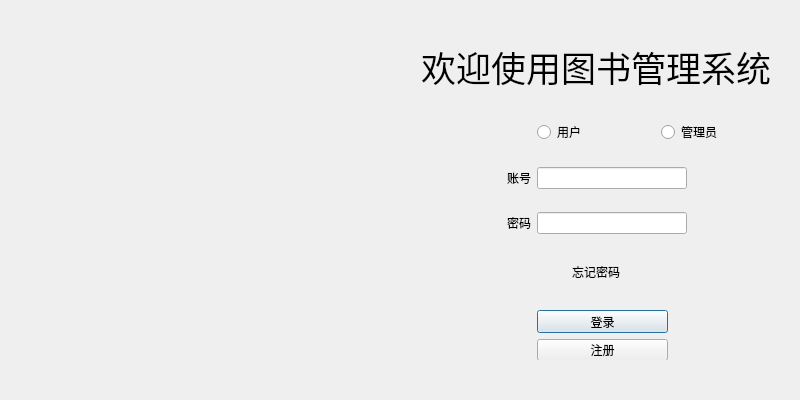
<?xml version="1.0" encoding="UTF-8"?>
<ui version="4.0">
 <class>Dlg_Welcome</class>
 <widget class="QDialog" name="Dlg_Welcome">
  <property name="geometry">
   <rect>
    <x>0</x>
    <y>0</y>
    <width>800</width>
    <height>400</height>
   </rect>
  </property>
  <property name="windowTitle">
   <string>Dialog</string>
  </property>
  <property name="sizeGripEnabled">
   <bool>false</bool>
  </property>
  <layout class="QGridLayout" name="gridLayout_2">
   <item row="0" column="1" rowspan="3">
    <widget class="QWidget" name="widget" native="true">
     <layout class="QGridLayout" name="gridLayout">
      <item row="1" column="1">
       <widget class="QRadioButton" name="rdbtnUser">
        <property name="text">
         <string>用户</string>
        </property>
       </widget>
      </item>
      <item row="1" column="2">
       <widget class="QRadioButton" name="rdbtnAdmin">
        <property name="text">
         <string>管理员</string>
        </property>
       </widget>
      </item>
      <item row="2" column="0">
       <widget class="QLabel" name="label_2">
        <property name="text">
         <string>账号</string>
        </property>
        <property name="alignment">
         <set>Qt::AlignmentFlag::AlignRight|Qt::AlignmentFlag::AlignTrailing|Qt::AlignmentFlag::AlignVCenter</set>
        </property>
       </widget>
      </item>
      <item row="2" column="1" colspan="2">
       <widget class="QLineEdit" name="LeAccount">
        <property name="maximumSize">
         <size>
          <width>150</width>
          <height>16777215</height>
         </size>
        </property>
       </widget>
      </item>
      <item row="0" column="0" colspan="3">
       <widget class="QLabel" name="label">
        <property name="maximumSize">
         <size>
          <width>16777215</width>
          <height>60</height>
         </size>
        </property>
        <property name="font">
         <font>
          <family>Bahnschrift SemiLight</family>
          <pointsize>26</pointsize>
         </font>
        </property>
        <property name="text">
         <string>欢迎使用图书管理系统</string>
        </property>
        <property name="alignment">
         <set>Qt::AlignmentFlag::AlignCenter</set>
        </property>
       </widget>
      </item>
      <item row="3" column="0">
       <widget class="QLabel" name="label_3">
        <property name="text">
         <string>密码</string>
        </property>
        <property name="alignment">
         <set>Qt::AlignmentFlag::AlignRight|Qt::AlignmentFlag::AlignTrailing|Qt::AlignmentFlag::AlignVCenter</set>
        </property>
       </widget>
      </item>
      <item row="3" column="1" colspan="2">
       <widget class="QLineEdit" name="LePassword">
        <property name="maximumSize">
         <size>
          <width>150</width>
          <height>16777215</height>
         </size>
        </property>
       </widget>
      </item>
      <item row="5" column="1" colspan="2">
       <widget class="QWidget" name="widget_2" native="true">
        <property name="maximumSize">
         <size>
          <width>230</width>
          <height>50</height>
         </size>
        </property>
        <widget class="QWidget" name="layoutWidget">
         <property name="geometry">
          <rect>
           <x>0</x>
           <y>0</y>
           <width>131</width>
           <height>51</height>
          </rect>
         </property>
         <layout class="QVBoxLayout" name="verticalLayout">
          <item>
           <widget class="QPushButton" name="btnLog">
            <property name="text">
             <string>登录</string>
            </property>
           </widget>
          </item>
          <item>
           <widget class="QPushButton" name="btnSign">
            <property name="text">
             <string>注册</string>
            </property>
           </widget>
          </item>
         </layout>
        </widget>
       </widget>
      </item>
      <item row="4" column="1">
       <widget class="QPushButton" name="pushButton">
        <property name="maximumSize">
         <size>
          <width>16777215</width>
          <height>30</height>
         </size>
        </property>
        <property name="font">
         <font>
          <bold>false</bold>
          <underline>false</underline>
          <strikeout>false</strikeout>
          <hintingpreference>PreferDefaultHinting</hintingpreference>
         </font>
        </property>
        <property name="text">
         <string>忘记密码</string>
        </property>
        <property name="flat">
         <bool>true</bool>
        </property>
       </widget>
      </item>
     </layout>
    </widget>
   </item>
   <item row="0" column="0" rowspan="3">
    <widget class="QWidget" name="widget_3" native="true">
     <widget class="QLabel" name="label_4">
      <property name="geometry">
       <rect>
        <x>0</x>
        <y>0</y>
        <width>400</width>
        <height>400</height>
       </rect>
      </property>
      <property name="text">
       <string/>
      </property>
      <property name="pixmap">
       <pixmap resource="Logo.qrc">:/image/Logo.png</pixmap>
      </property>
      <property name="scaledContents">
       <bool>true</bool>
      </property>
      <property name="alignment">
       <set>Qt::AlignmentFlag::AlignBottom|Qt::AlignmentFlag::AlignLeading|Qt::AlignmentFlag::AlignLeft</set>
      </property>
      <property name="wordWrap">
       <bool>false</bool>
      </property>
     </widget>
    </widget>
   </item>
  </layout>
 </widget>
 <tabstops>
  <tabstop>rdbtnUser</tabstop>
  <tabstop>rdbtnAdmin</tabstop>
  <tabstop>LeAccount</tabstop>
  <tabstop>LePassword</tabstop>
  <tabstop>pushButton</tabstop>
  <tabstop>btnLog</tabstop>
  <tabstop>btnSign</tabstop>
 </tabstops>
 <resources>
  <include location="Logo.qrc"/>
 </resources>
 <connections/>
</ui>
